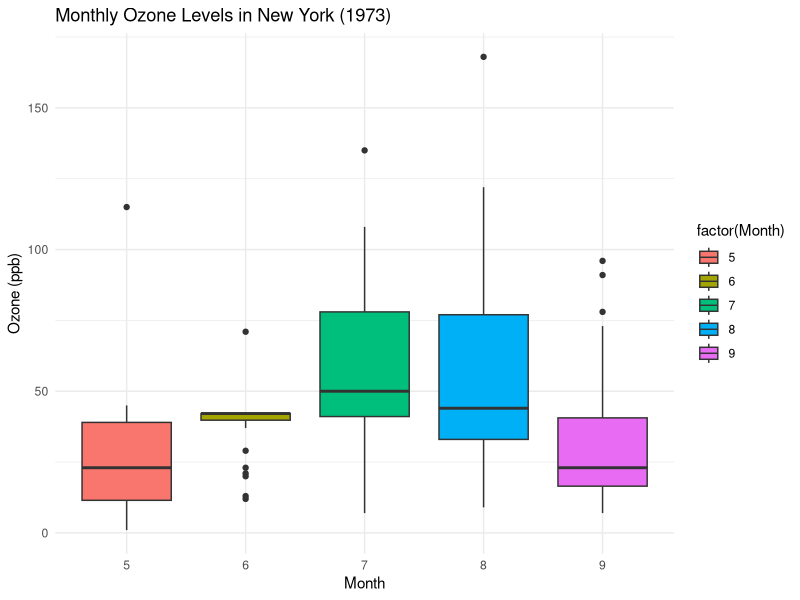
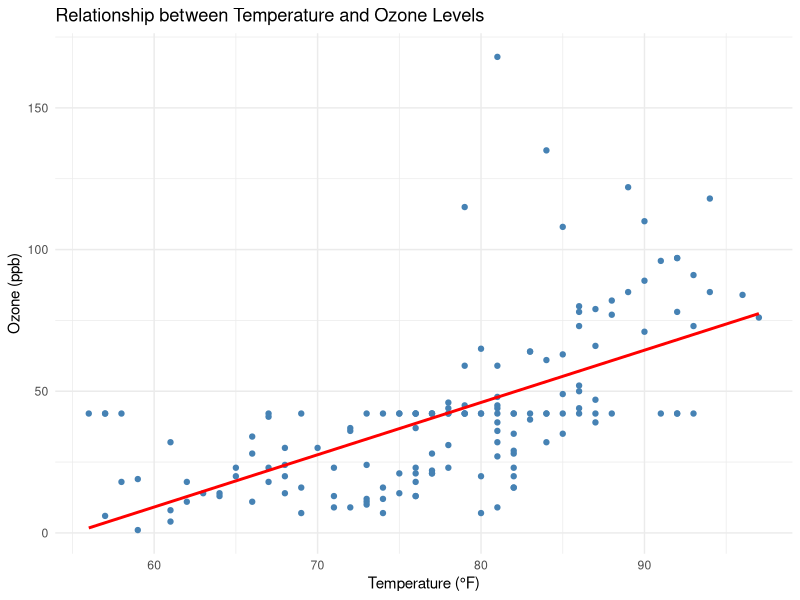

The R script that drew these images, in order:
# Principles of Data Science – Environmental Data Example
# Author: Baraka Mitigoa
# Purpose: Analyze air quality data using R
# Dataset: airquality (built-in R dataset)

# 1. Load Libraries
library(tidyverse)
library(ggplot2)
library(dplyr)
library(caret)

# 2. Load Dataset
data("airquality")
df <- airquality

# 3. Inspect the Data
head(df)
summary(df)
str(df)

# Rename columns for readability
colnames(df) <- c("Ozone", "SolarRadiation", "Wind", "Temperature", "Month", "Day")

# 4. Handle Missing Values
# Check for missing values
colSums(is.na(df))

# Replace NA in Ozone and SolarRadiation with column means
df$Ozone[is.na(df$Ozone)] <- mean(df$Ozone, na.rm = TRUE)
df$SolarRadiation[is.na(df$SolarRadiation)] <- mean(df$SolarRadiation, na.rm = TRUE)

# 5. Descriptive Statistics
summary(df$Ozone)
mean(df$Temperature)
sd(df$Wind)

# 6. Data Visualization

# Ozone levels by month
ggplot(df, aes(x = factor(Month), y = Ozone, fill = factor(Month))) +
  geom_boxplot() +
  labs(title = "Monthly Ozone Levels in New York (1973)",
       x = "Month", y = "Ozone (ppb)") +
  theme_minimal()

# Relationship between temperature and ozone
ggplot(df, aes(x = Temperature, y = Ozone)) +
  geom_point(color = "steelblue") +
  geom_smooth(method = "lm", se = FALSE, color = "red") +
  labs(title = "Relationship between Temperature and Ozone Levels",
       x = "Temperature (°F)", y = "Ozone (ppb)") +
  theme_minimal()

# 7. Simple Linear Regression
# Predict Ozone based on Temperature, Wind, and Solar Radiation
model <- lm(Ozone ~ Temperature + Wind + SolarRadiation, data = df)
summary(model)

# 8. Evaluate Model
predictions <- predict(model, df)
cor(predictions, df$Ozone)  # correlation between predicted and actual

# 9. Save Outputs
write.csv(df, "cleaned_airquality_data.csv", row.names = FALSE)
saveRDS(model, "airquality_model.rds")

# Print message
cat("Analysis complete! Cleaned data and model saved successfully.\n")
